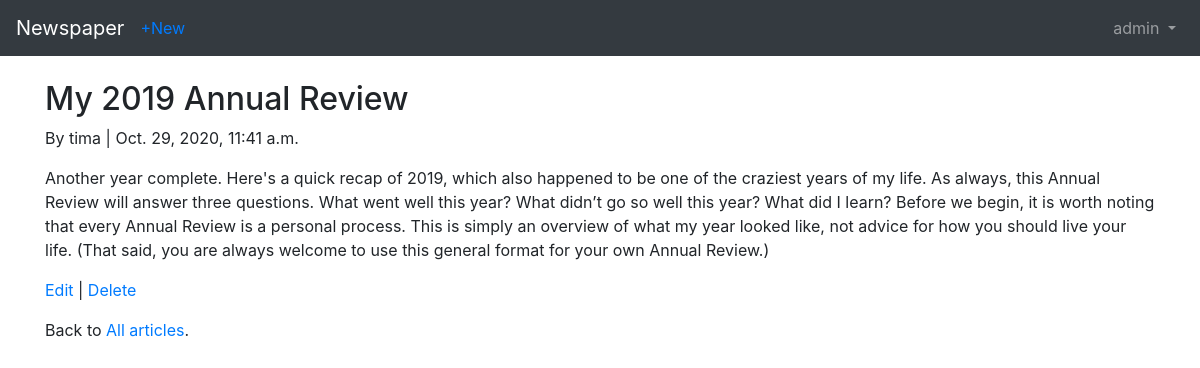
The app's page /articles1/ (signed in) with its own data.
### users/models.py (models this page shows)
class CustomUser(AbstractUser):
    age = models.PositiveIntegerField(default=0)

### articles/models.py (models this page shows, shortened)
class Article(models.Model):
    title = models.CharField(max_length=255)
    body = models.TextField()
    date = models.DateTimeField(auto_now_add=True)
    author = models.ForeignKey(
        settings.AUTH_USER_MODEL,
        on_delete=models.CASCADE,
    )

### articles/views.py (the view)
# urls.py: path('<int:pk>/', views.ArticleDetail.as_view(), name='article_detail'),
class ArticleDetail( LoginRequiredMixin, DetailView):
    model = Article
    template_name = 'article_detail.html'
    login_url = 'login'

### templates/article_detail.html (shortened to what this page needs)
{% extends 'base.html' %}
{% block content %}
    <div class="article-entry">
        <h2>{{ object.title }}</h2>
        <p>By {{ object.author }} | {{ object.date }} </p>
        <p>{{ object.body }}</p>
    </div>
    <p><a href="{% url 'article_edit' article.pk %}">Edit</a> | <a href="{% url 'article_delete' article.pk %}">Delete</a></p>
    <p>Back to<a href="{% url 'article_list' %}"> All articles</a>.</p>
{% endblock %}

### templates/base.html (shortened to what this page needs)
<!doctype html>
<html lang="en">
  <head>
    <link rel="stylesheet" href="https://stackpath.bootstrapcdn.com/bootstrap/4.5.2/css/bootstrap.min.css">
  </head>
  <body>
    <nav class="navbar navbar-expand-md navbar-dark bg-dark mb-4" >
        <a href="{% url 'home' %}" class="navbar-brand">Newspaper</a>
        {% if user.is_authenticated %}
            <ul class="navbar-nav mr-auto">
                <li class="nav-item"><a href="{% url 'article_new' %}">+New</a></li>
            </ul>
        {% endif %}
        <div class="collapse navbar-collapse" id="navbarCollapse">
            {% if user.is_authenticated %}
                <ul class="navbar-nav ml-auto">
                    <li class="nav-item">
                        <a href="" class="nav-link dropdown-toggle" id="userMenu" data-toggle="dropdown"
                           aria-haspopup="true" aria-expanded="false">
                            {{ user.username }}
                        </a>
                    </li>
                </ul>
            {% else %}
            <form action="" class="form-inline ml-auto">
                <a href="{% url 'signup' %}" class="btn btn-primary ml-2">Sign up</a>
            </form>
            {% endif %}
        </div>
    </nav>
    <div class="container">
        {% block content %}
        {% endblock content %}
    </div>
  </body>
</html>

### records on screen
CustomUser: username "admin"
Article: title "My 2019 Annual Review", author "tima", date "Oct. 29, 2020, 11:41 a.m.", body "Another year complete. Here's a quick recap of 2019, which also happened to be one of the craziest years of my life. As always, this Annual Review will answer three questions. What went well this year? What didn’t go so well this year? What did I learn? Before we begin, it is worth noting that every Annual Review is a personal process. This is simply an overview of what my year looked like, not advice for how you should live your life. (That said, you are always welcome to use this general format for your own Annual Review.)"
